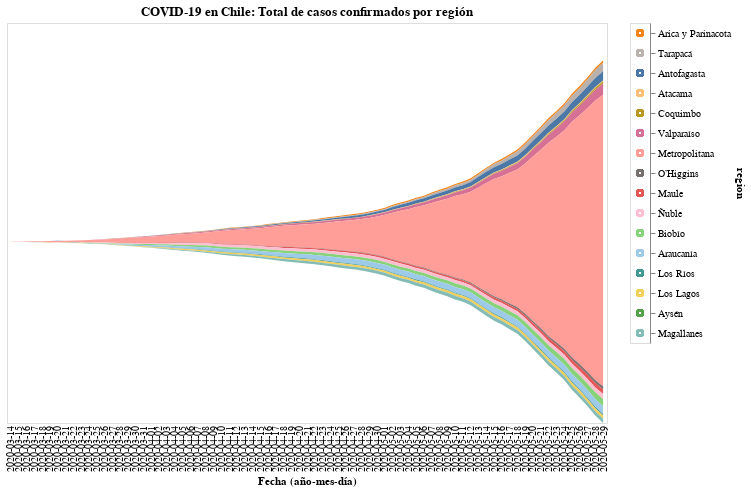

Notebook code cell kept with this figure:
### Code cell
#hide
selection2 = alt.selection_multi(fields=['region'], on='mouseover')
color = alt.condition(selection2,
                    alt.Color('region:N', scale=alt.Scale(scheme='tableau20'), legend=None),
                    alt.value('lightgray'))

chart = alt.Chart(data.iloc[176:]).mark_area().encode(
    x=alt.X('date:O', axis=alt.Axis(title='Fecha (año-mes-día)', domain=False, tickSize=0)),
    y=alt.Y('casos', stack="center", axis=None),
    color=color,
    tooltip=['date', 'region', 'casos'],
    order=alt.Order(
    # Sort the segments of the bars by this field
    'codigo region',
    sort='descending'
    )
).properties(
    title='COVID-19 en Chile: Total de casos confirmados por región'
).add_selection(
    selection2
)

legend = alt.Chart(data).mark_point().encode(
    y=alt.Y('region:N', axis=alt.Axis(orient='right'), sort=regiones),
    color=color
).add_selection(
    selection2
)

chart.properties(width=600, height=400) | legend

### Figure 1 — Vega-Lite specification as saved in the notebook (floating-point values rounded to 4 significant figures; data arrays with more than 128 entries replaced by an {"elided": "..."} marker saying what was removed)
{"config": {"view": {"continuousWidth": 400, "continuousHeight": 300}}, "hconcat": [{"data": {"name": "data-142aac5e172fdbff4082fb11bd741b13"}, "mark": "area", "encoding": {"color": {"condition": {"type": "nominal", "field": "region", "legend": null, "scale": {"scheme": "tableau20"}, "selection": "selector005"}, "value": "lightgray"}, "order": {"type": "quantitative", "field": "codigo region", "sort": "descending"}, "tooltip": [{"type": "nominal", "field": "date"}, {"type": "nominal", "field": "region"}, {"type": "quantitative", "field": "casos"}], "x": {"type": "ordinal", "axis": {"domain": false, "tickSize": 0, "title": "Fecha (año-mes-día)"}, "field": "date"}, "y": {"type": "quantitative", "axis": null, "field": "casos", "stack": "center"}}, "height": 400, "selection": {"selector005": {"type": "multi", "fields": ["region"], "on": "mouseover"}}, "title": "COVID-19 en Chile: Total de casos confirmados por región", "width": 600}, {"data": {"name": "data-222f2d77432ee9528fef4e07c17a523a"}, "mark": "point", "encoding": {"color": {"condition": {"type": "nominal", "field": "region", "legend": null, "scale": {"scheme": "tableau20"}, "selection": "selector005"}, "value": "lightgray"}, "y": {"type": "nominal", "axis": {"orient": "right"}, "field": "region", "sort": ["Arica y Parinacota", "Tarapacá", "Antofagasta", "Atacama", "Coquimbo", "Valparaíso", "Metropolitana", "O’Higgins", "Maule", "Ñuble", "Biobío", "Araucanía", "Los Ríos", "Los Lagos", "Aysén", "Magallanes"]}}, "selection": {"selector005": {"type": "multi", "fields": ["region"], "on": "mouseover"}}}], "$schema": "https://vega.github.io/schema/vega-lite/v4.8.1.json", "datasets": {"data-142aac5e172fdbff4082fb11bd741b13": {"elided": "1232 records"}, "data-222f2d77432ee9528fef4e07c17a523a": {"elided": "1408 records"}}}
